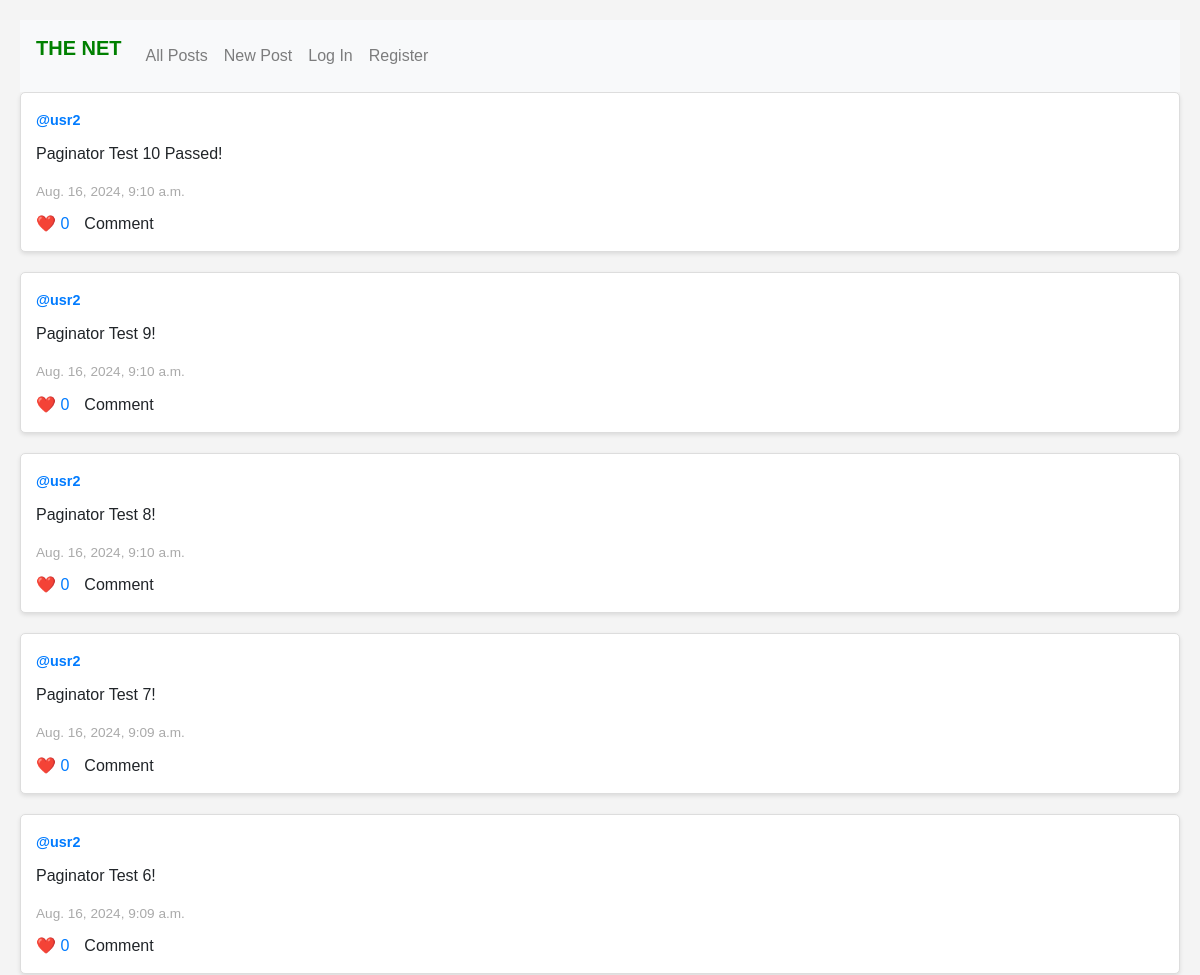
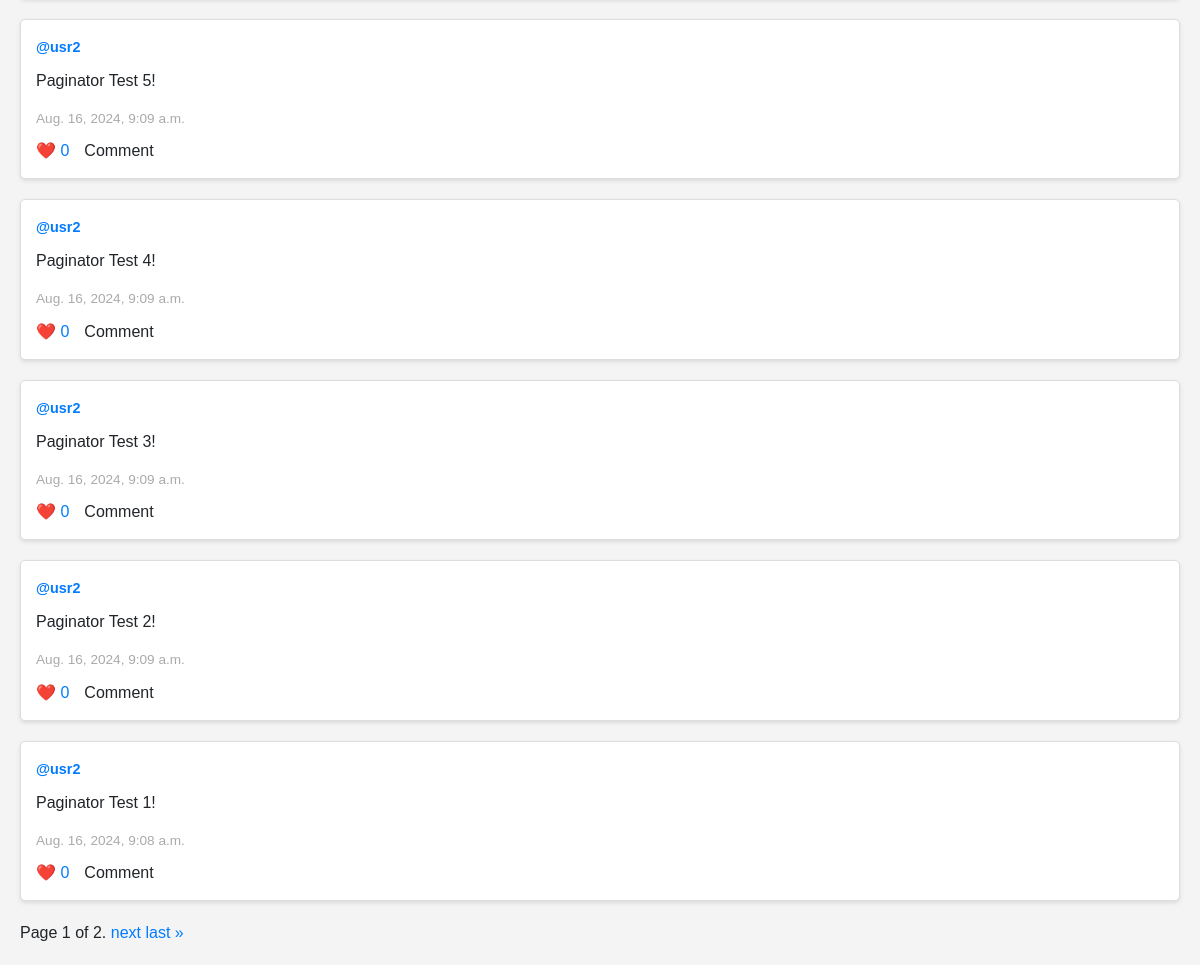
The page / on the database its author committed (2 pictures, top to bottom).
### network/models.py (models this page shows, shortened)
class Post(models.Model):
    poster = models.ForeignKey(User, on_delete=models.CASCADE, related_name="posters")
    content = models.TextField()
    time = models.DateTimeField(auto_now_add=True)
    likes = models.IntegerField(default=0)

class User(AbstractUser):
    joined_at = models.DateTimeField(auto_now_add=True)
    pts = models.IntegerField(default=0)
    flwers = models.IntegerField(default=0)
    flwings = models.IntegerField(default=0)

### network/views.py (the view)
# urls.py: path("", views.index, name="index"),
def index(request):
    posts = Post.objects.all()[::-1]
    paginator = Paginator(posts, 10)
    page_number = request.GET.get('page', 1)
    page_obj = paginator.get_page(page_number)
    return render(request, "network/index.html", {
        "page_obj": page_obj
    })

### network/templates/network/index.html (shortened to what this page needs)
{% extends "network/layout.html" %}
{% load custom_tags %}
{% block body %}
    <div class="feed-container">
        {% for post in page_obj %}
            <div class="post-box">
                <div class="post-header">
                    <span class="poster-name">
                        <strong>
                            <a href="{% url 'profile' post.poster.id %}" >@{{ post.poster.username }}</a>
                        </strong>
                    </span>
                </div>
                <div class="post-content">
                    <p>{{ post.content }}</p>
                </div>
                <div class="post-meta">
                    <span class="post-time">{{ post.time }}</span>
                </div>
                <div class="post-actions">
                    {% if user.is_authenticated %}
                        <button id="like_btn" data-postid="{{ post.id }}" data-url="{% url 'like' %}">
                            <span class="like-section">
                                <span id="n_like{{ post.id }}">
                                    {% is_liking post user as liking %}
                                    {% if not liking %}
                                        ❤️
                                    {% else %}
                                        💔
                                    {% endif %}{{ post.likes }}
                                </span>
                            </span>
                        </button>
                    {% else %}
                        <span class="like-section">
                            <a href="{% url 'login' %}">❤️ {{ post.likes }}</a>
                        </span>
                    {% endif %}
                    <span class="comment-section">Comment</span>
                </div>
            </div>
        {% empty %}
            <h1>No posts here.</h1>
        {% endfor %}
        <div class="pagination">
            <span class="step-links">
                <span class="current">
                    Page {{ page_obj.number }} of {{ page_obj.paginator.num_pages }}.
                </span>
                {% if page_obj.has_next %}
                    <a href="{% url 'index' %}?page={{ page_obj.next_page_number }}">next</a>
                    <a href="{% url 'index' %}?page={{ page_obj.paginator.num_pages }}">last &raquo;</a>
                {% endif %}
            </span>
        </div>
    </div>
{% endblock %}

### network/static/network/index_styles.css (style rules this page uses)
* { margin: 0; padding: 0; box-sizing: border-box; }
body { font-family: Arial, sans-serif; background-color: #f4f4f4; padding: 20px; }
.feed-container { max-width: 100%; margin: 0 auto; }
.post-box { background-color: #fff; border: 1px solid #ddd; padding: 15px; margin-bottom: 20px; border-radius: 5px; box-shadow: 0 2px 4px rgba(0, 0, 0, 0.1); }
.post-header { margin-bottom: 10px; }
.poster-name { font-size: 0.9rem; color: #888; }
.post-content { font-size: 1rem; margin-bottom: 10px; }
.post-meta { font-size: 0.85rem; color: #aaa; margin-bottom: 10px; }
.post-actions { display: flex; justify-content: flex-start; gap: 15px; }
.like-section, .comment-section { font-size: 1rem; cursor: pointer; }

### rows shown on the page
Post: poster.username "usr2", content "Paginator Test 10 Passed!", time "Aug. 16, 2024, 9:10 a.m.", likes "0"
Post: poster.username "usr2", content "Paginator Test 9!", time "Aug. 16, 2024, 9:10 a.m.", likes "0"
Post: poster.username "usr2", content "Paginator Test 8!", time "Aug. 16, 2024, 9:10 a.m.", likes "0"
Post: poster.username "usr2", content "Paginator Test 7!", time "Aug. 16, 2024, 9:09 a.m.", likes "0"
Post: poster.username "usr2", content "Paginator Test 6!", time "Aug. 16, 2024, 9:09 a.m.", likes "0"
Post: poster.username "usr2", content "Paginator Test 5!", time "Aug. 16, 2024, 9:09 a.m.", likes "0"
Post: poster.username "usr2", content "Paginator Test 4!", time "Aug. 16, 2024, 9:09 a.m.", likes "0"
Post: poster.username "usr2", content "Paginator Test 3!", time "Aug. 16, 2024, 9:09 a.m.", likes "0"
Post: poster.username "usr2", content "Paginator Test 2!", time "Aug. 16, 2024, 9:09 a.m.", likes "0"
Post: poster.username "usr2", content "Paginator Test 1!", time "Aug. 16, 2024, 9:08 a.m.", likes "0"

### other values the page prints
{{ page_obj.number }} "1"
{{ page_obj.paginator.num_pages }} "2"
